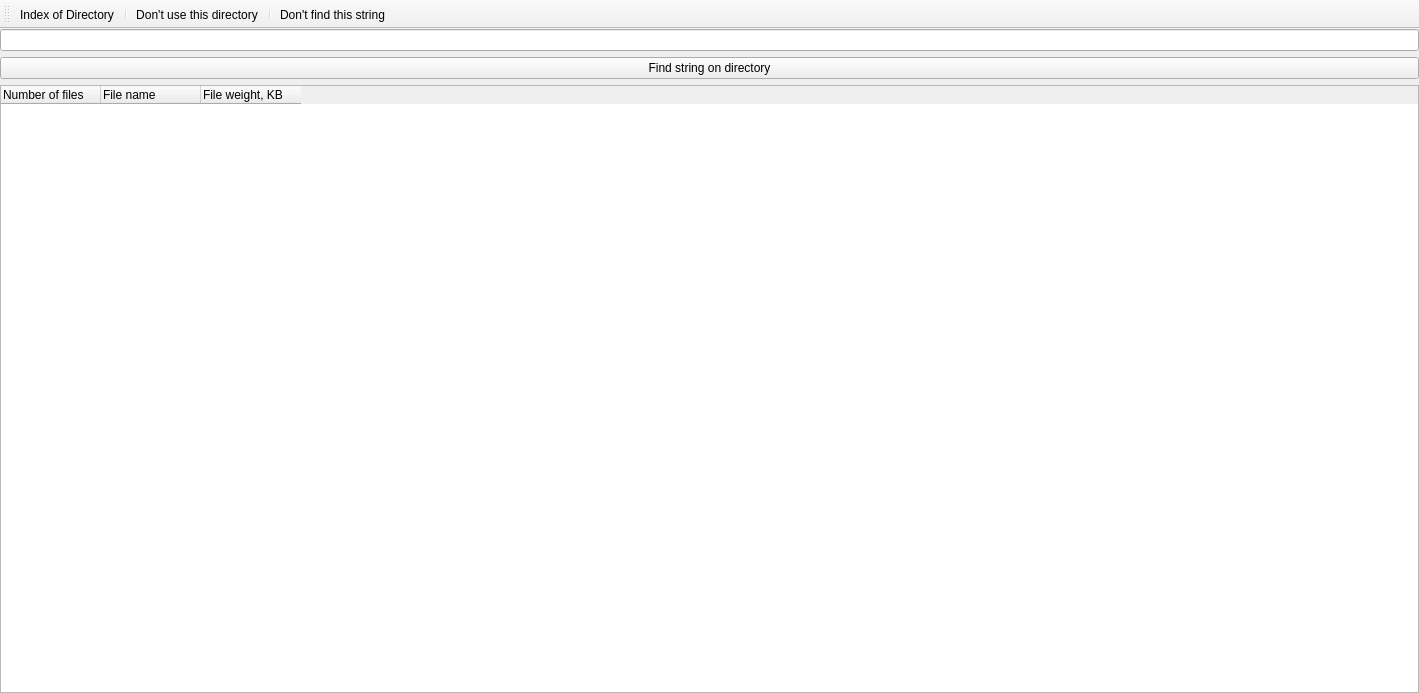
<?xml version="1.0" encoding="UTF-8"?>
<ui version="4.0">
 <class>MainWindow</class>
 <widget class="QMainWindow" name="MainWindow">
  <property name="windowModality">
   <enum>Qt::NonModal</enum>
  </property>
  <property name="enabled">
   <bool>true</bool>
  </property>
  <property name="geometry">
   <rect>
    <x>0</x>
    <y>0</y>
    <width>1419</width>
    <height>693</height>
   </rect>
  </property>
  <property name="windowTitle">
   <string>MainWindow</string>
  </property>
  <widget class="QWidget" name="centralWidget">
   <property name="enabled">
    <bool>true</bool>
   </property>
   <property name="sizePolicy">
    <sizepolicy hsizetype="Maximum" vsizetype="Maximum">
     <horstretch>1</horstretch>
     <verstretch>1</verstretch>
    </sizepolicy>
   </property>
   <property name="maximumSize">
    <size>
     <width>5000</width>
     <height>5000</height>
    </size>
   </property>
   <layout class="QGridLayout" name="gridLayout">
    <property name="leftMargin">
     <number>0</number>
    </property>
    <property name="topMargin">
     <number>0</number>
    </property>
    <property name="rightMargin">
     <number>0</number>
    </property>
    <property name="bottomMargin">
     <number>0</number>
    </property>
    <item row="0" column="1">
     <widget class="QLineEdit" name="StringForSearch"/>
    </item>
    <item row="2" column="1">
     <widget class="QPushButton" name="actionFind_string_on_directory">
      <property name="text">
       <string>Find string on directory</string>
      </property>
      <property name="autoDefault">
       <bool>true</bool>
      </property>
      <property name="default">
       <bool>false</bool>
      </property>
      <property name="flat">
       <bool>false</bool>
      </property>
     </widget>
    </item>
    <item row="3" column="1">
     <widget class="QTreeWidget" name="treeWidget">
      <property name="enabled">
       <bool>true</bool>
      </property>
      <property name="sizePolicy">
       <sizepolicy hsizetype="Maximum" vsizetype="Maximum">
        <horstretch>0</horstretch>
        <verstretch>0</verstretch>
       </sizepolicy>
      </property>
      <property name="maximumSize">
       <size>
        <width>5000</width>
        <height>5000</height>
       </size>
      </property>
      <property name="sizeAdjustPolicy">
       <enum>QAbstractScrollArea::AdjustIgnored</enum>
      </property>
      <property name="selectionMode">
       <enum>QAbstractItemView::ExtendedSelection</enum>
      </property>
      <attribute name="headerMinimumSectionSize">
       <number>100</number>
      </attribute>
      <attribute name="headerStretchLastSection">
       <bool>false</bool>
      </attribute>
      <column>
       <property name="text">
        <string>Number of files</string>
       </property>
      </column>
      <column>
       <property name="text">
        <string>File name</string>
       </property>
      </column>
      <column>
       <property name="text">
        <string>File weight, KB</string>
       </property>
      </column>
     </widget>
    </item>
   </layout>
  </widget>
  <widget class="QMenuBar" name="menuBar">
   <property name="enabled">
    <bool>true</bool>
   </property>
   <property name="geometry">
    <rect>
     <x>0</x>
     <y>0</y>
     <width>1419</width>
     <height>39</height>
    </rect>
   </property>
  </widget>
  <widget class="QToolBar" name="toolBar">
   <property name="enabled">
    <bool>true</bool>
   </property>
   <property name="windowTitle">
    <string>toolBar</string>
   </property>
   <attribute name="toolBarArea">
    <enum>TopToolBarArea</enum>
   </attribute>
   <attribute name="toolBarBreak">
    <bool>false</bool>
   </attribute>
   <addaction name="actionIndex_Directory"/>
   <addaction name="separator"/>
   <addaction name="actionCancel_index"/>
   <addaction name="separator"/>
   <addaction name="actionCancel_find_string"/>
  </widget>
  <action name="actionIndex_Directory">
   <property name="enabled">
    <bool>true</bool>
   </property>
   <property name="text">
    <string>&amp;Index of Directory...</string>
   </property>
   <property name="toolTip">
    <string>Index of Directory</string>
   </property>
  </action>
  <action name="actionExit">
   <property name="text">
    <string>&amp;Exit</string>
   </property>
  </action>
  <action name="actionCancel_index">
   <property name="text">
    <string>Don't use this directory</string>
   </property>
  </action>
  <action name="actionCancel_find_string">
   <property name="text">
    <string>&amp;Don't find this string</string>
   </property>
  </action>
 </widget>
 <layoutdefault spacing="6" margin="11"/>
 <resources/>
 <connections/>
</ui>
